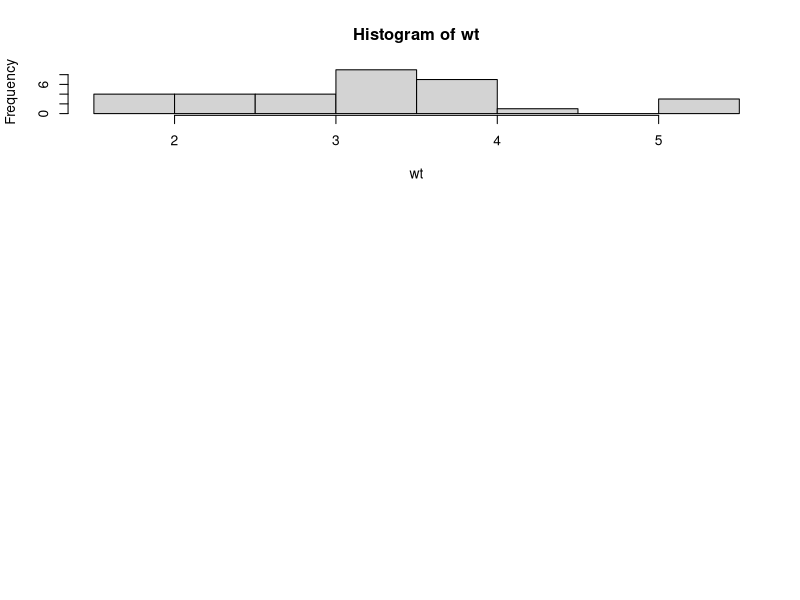
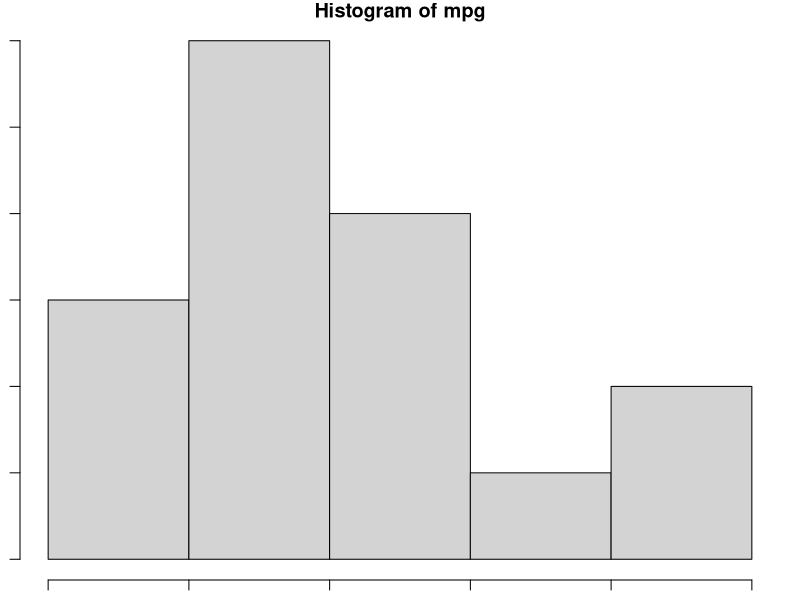
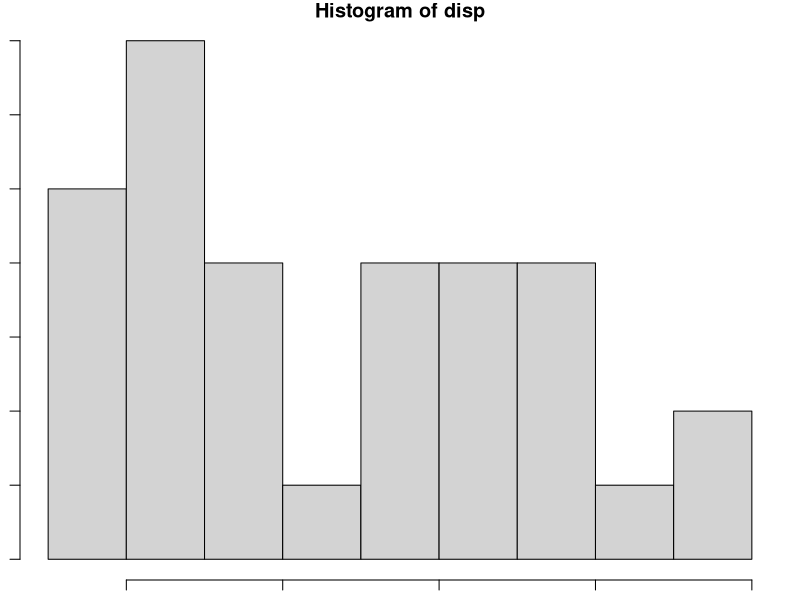
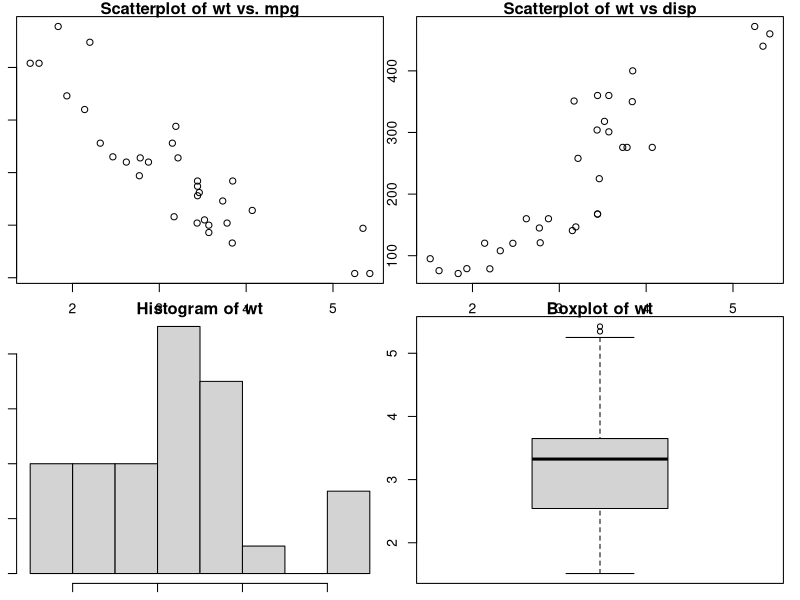
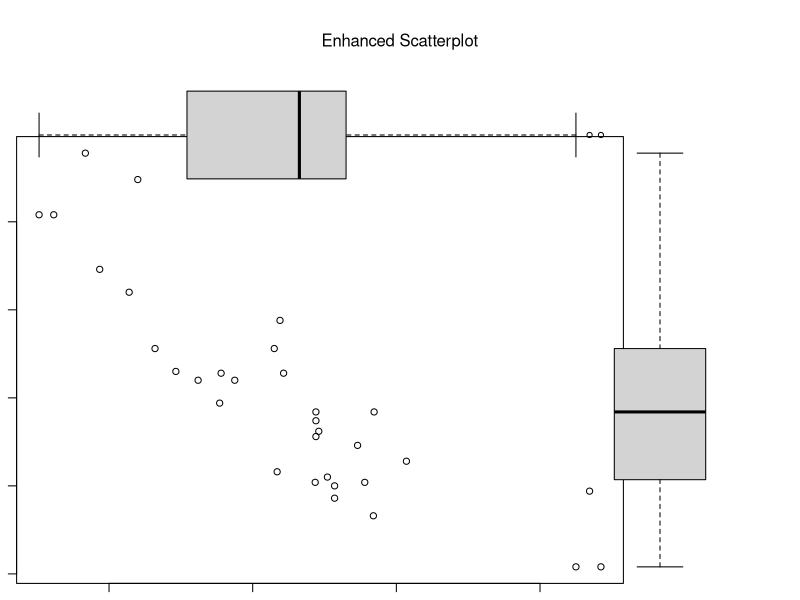
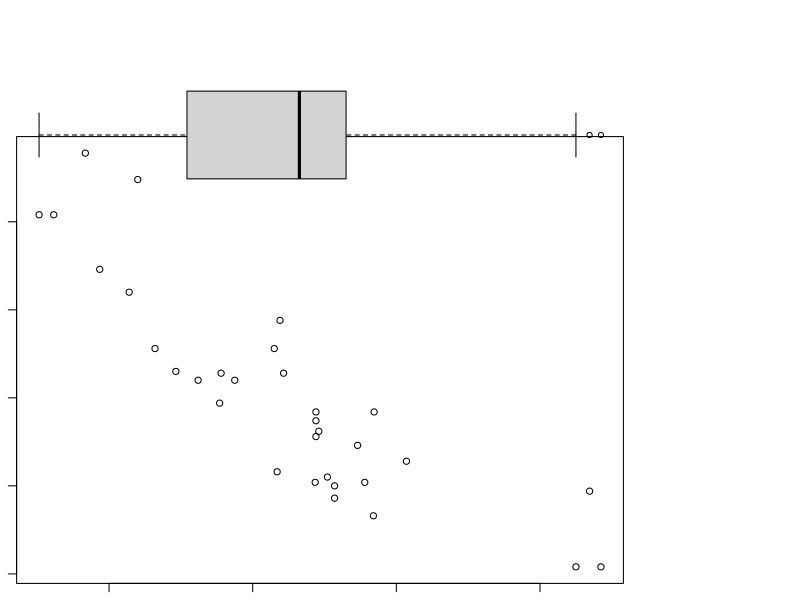

R code for these plots, in order: (Note: this script raises an error after producing the figures.)
# Layout
# One figure in row 1 and two figures in row 2
# row 1 is 1/3 the height of row 2
# column 2 is 1/4 the width of the column 1 




mar = c(5, 4, 4, 2) + 0.1
attach(mtcars)
layout(matrix(c(1,1,2,3), 2, 2, byrow = TRUE), 
       widths=c(3,1), heights=c(1,2))
hist(wt)
par('mar')
graphics.off()
par(mar=c(1,1,1,1))
hist(mpg)
hist(disp)

# 4 figures arranged in 2 rows and 2 columns
attach(mtcars)
par(mfrow=c(2,2))
plot(wt,mpg, main="Scatterplot of wt vs. mpg")
plot(wt,disp, main="Scatterplot of wt vs disp")
hist(wt, main="Histogram of wt")
boxplot(wt, main="Boxplot of wt")

par(mar=c(1,1,1,1))
plot.new()
# Add boxplots to a scatterplot
par(fig=c(0,0.8,0,0.8), new=TRUE)
plot(mtcars$wt, mtcars$mpg, xlab="Car Weight",
     ylab="Miles Per Gallon")
par(fig=c(0,0.8,0.55,1), new=TRUE)
boxplot(mtcars$wt, horizontal=TRUE, axes=FALSE)
par(fig=c(0.65,1,0,0.8),new=TRUE)
boxplot(mtcars$mpg, axes=FALSE)
mtext("Enhanced Scatterplot", side=3, outer=TRUE, line=-3)

?graphics.off()
plot.new()
par(mar=c(1,1,1,1))
# Add boxplots to a scatterplot
par(fig=c(0,0.8,0,0.8), new=TRUE)
plot(mtcars$wt, mtcars$mpg, xlab="Car Weight",
     ylab="Miles Per Gallon")
par(fig=c(0,0.8,0.55,1), new=TRUE)
boxplot(mtcars$wt, horizontal=TRUE, axes=FALSE)
par(fig=c(0.5, , 0,0.8),new=TRUE)
boxplot(mtcars$mpg, axes=FALSE)

mtext("Enhanced Scatterplot", side=3, outer=TRUE, line=-3)
